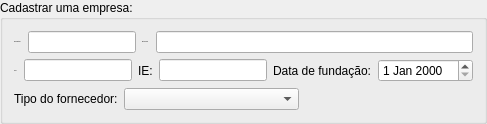
             <widget class="QGroupBox" name="groupBoxCadastrar">
              <property name="title" stdset="0">
               <string>Cadastrar uma empresa:</string>
              </property>
              <property name="styleSheet" stdset="0">
               <string notr="true"/>
              </property>
              <property name="sizePolicy" stdset="0">
               <sizepolicy hsizetype="MinimumExpanding" vsizetype="Fixed">
                <horstretch>0</horstretch>
                <verstretch>0</verstretch>
               </sizepolicy>
              </property>
              <layout class="QGridLayout" name="gridLayout">
               <item row="1" column="3">
                <layout class="QHBoxLayout" name="horizontalLayout_2">
                 <item>
                  <widget class="QLabel" name="labelCNPJ">
                   <property name="text" stdset="0">
                    <string>CNPJ:</string>
                   </property>
                   <property name="font" stdset="0">
                    <font>
                     <pointsize>-1</pointsize>
                    </font>
                   </property>
                  </widget>
                 </item>
                 <item>
                  <widget class="QLineEdit" name="lineEditCNPJ"/>
                 </item>
                 <item>
                  <widget class="QLabel" name="labelIE">
                   <property name="text" stdset="0">
                    <string>IE:</string>
                   </property>
                  </widget>
                 </item>
                 <item>
                  <widget class="QLineEdit" name="lineEditIE"/>
                 </item>
                 <item>
                  <widget class="QLabel" name="labelDataFundacao">
                   <property name="text" stdset="0">
                    <string>Data de fundação:</string>
                   </property>
                  </widget>
                 </item>
                 <item>
                  <widget class="QDateEdit" name="dateEditFundacao"/>
                 </item>
                </layout>
               </item>
               <item row="0" column="3">
                <layout class="QHBoxLayout" name="horizontalLayout">
                 <item>
                  <widget class="QLabel" name="labelNomeFantasia">
                   <property name="text" stdset="0">
                    <string>Nome fantasia:</string>
                   </property>
                   <property name="sizePolicy" stdset="0">
                    <sizepolicy hsizetype="Minimum" vsizetype="Preferred">
                     <horstretch>0</horstretch>
                     <verstretch>0</verstretch>
                    </sizepolicy>
                   </property>
                   <property name="font" stdset="0">
                    <font>
                     <pointsize>-1</pointsize>
                    </font>
                   </property>
                  </widget>
                 </item>
                 <item>
                  <widget class="QLineEdit" name="lineEditNomeFantasia">
                   <property name="sizePolicy" stdset="0">
                    <sizepolicy hsizetype="Minimum" vsizetype="Fixed">
                     <horstretch>0</horstretch>
                     <verstretch>0</verstretch>
                    </sizepolicy>
                   </property>
                  </widget>
                 </item>
                 <item>
                  <widget class="QLabel" name="labelRazaoSocial">
                   <property name="text" stdset="0">
                    <string>Razão Social:</string>
                   </property>
                   <property name="sizePolicy" stdset="0">
                    <sizepolicy hsizetype="Minimum" vsizetype="Preferred">
                     <horstretch>0</horstretch>
                     <verstretch>0</verstretch>
                    </sizepolicy>
                   </property>
                   <property name="font" stdset="0">
                    <font>
                     <pointsize>-1</pointsize>
                    </font>
                   </property>
                  </widget>
                 </item>
                 <item>
                  <widget class="QLineEdit" name="lineEditRazaoSocial">
                   <property name="sizePolicy" stdset="0">
                    <sizepolicy hsizetype="MinimumExpanding" vsizetype="Fixed">
                     <horstretch>0</horstretch>
                     <verstretch>0</verstretch>
                    </sizepolicy>
                   </property>
                  </widget>
                 </item>
                </layout>
               </item>
               <item row="2" column="3">
                <layout class="QHBoxLayout" name="horizontalLayout_13">
                 <property name="topMargin">
                  <number>0</number>
                 </property>
                 <item>
                  <widget class="QLabel" name="labelTipoFornecedor">
                   <property name="text" stdset="0">
                    <string>Tipo do fornecedor:</string>
                   </property>
                  </widget>
                 </item>
                 <item>
                  <widget class="QComboBox" name="comboBoxTipoFornecedor">
                   <property name="sizePolicy" stdset="0">
                    <sizepolicy hsizetype="MinimumExpanding" vsizetype="Fixed">
                     <horstretch>0</horstretch>
                     <verstretch>0</verstretch>
                    </sizepolicy>
                   </property>
                  </widget>
                 </item>
                 <item>
                  <spacer name="horizontalSpacer_4">
                   <property name="sizeHint" stdset="0">
                    <size>
                     <width>40</width>
                     <height>20</height>
                    </size>
                   </property>
                   <property name="orientation" stdset="0">
                    <enum>Qt::Horizontal</enum>
                   </property>
                  </spacer>
                 </item>
                </layout>
               </item>
              </layout>
             </widget>
